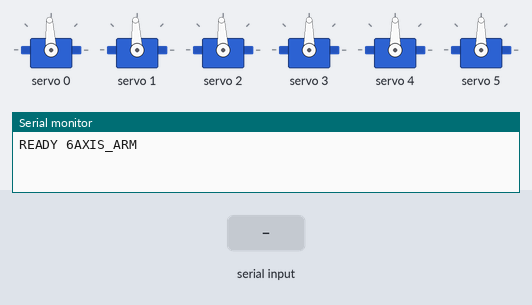
The sketch below on a simulated Arduino Uno, built with avr-gcc and run on an emulated ATmega328P. On the bench: 6 × servo, the last lines printed to the serial monitor. Inputs (shaded band) come from the test bench.

Above: at 1.7 s.
1.8 s: "J,,45\n" received over Serial
At 3.0 s:
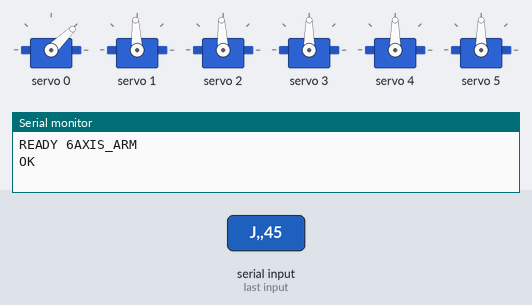
3.9 s: "P,90\n" received over Serial
At 6.6 s:
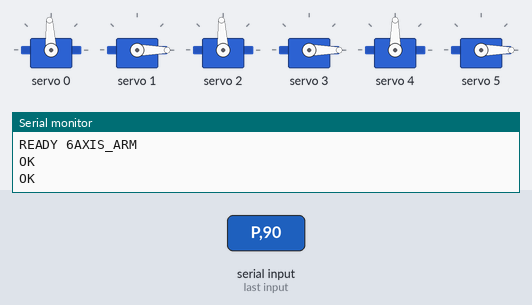
6.9 s: "H\n" received over Serial
At 7.42 s:
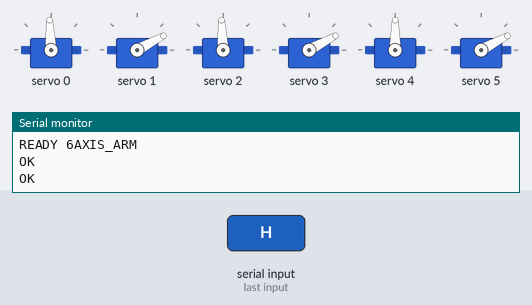
Timing chart, 0 to 10.0 s (numbered marks = the images above; inputs shaded):
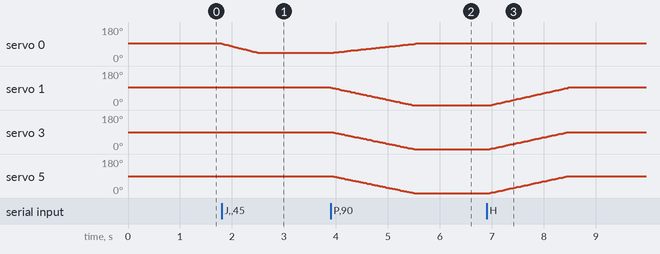

Measured:
- after the input at 1.8 s, servo 0: moves from 93° to 44° over 0.70 s, starting at once
- after the input at 3.9 s, servo 0: moves from 44° to 93° over 1.6 s, starting at once; servo 1: moves from 93° to 0° over 1.6 s, starting at once; servo 3, servo 5: moves from 90° to 0° over 1.6 s, starting at once
- after the input at 6.9 s, servo 1: moves from 0° to 93° over 1.5 s, starting after 0.09 s; servo 3, servo 5: moves from 0° to 90° over 1.5 s, starting after 0.06 s

The sketch:

arduino_6axis_arm.ino
```cpp
/*
 * 6-AXIS ROBOT ARM CONTROLLER
 * -----------------------------------------------------------
 * Arduino Uno + PCA9685 16-channel PWM/Servo driver (I2C)
 * 3x MG995 (high-torque: base, shoulder, elbow)
 * 3x SG90  (light-duty: wrist pitch, wrist roll, gripper)
 *
 * Wiring:
 *   Arduino UNO SDA (A4) -> PCA9685 SDA
 *   Arduino UNO SCL (A5) -> PCA9685 SCL
 *   Arduino UNO 5V       -> PCA9685 VCC (logic only, NOT V+)
 *   Arduino UNO GND      -> PCA9685 GND  (MUST share ground)
 *   PCA9685 V+ / servo rail -> external 5-6V, 3-5A supply
 *     (MG995 alone can pull >1A stalled; do NOT power servos
 *      from the Arduino 5V pin or from USB)
 *
 * Channel map (change PIN_* below if you wire differently):
 *   0 - Base rotation   (MG995)
 *   1 - Shoulder        (MG995)
 *   2 - Elbow           (MG995)
 *   3 - Wrist pitch     (SG90)
 *   4 - Wrist roll      (SG90)
 *   5 - Gripper         (SG90)
 *
 * Serial protocol (115200 baud, newline-terminated ASCII):
 *   P,a0,a1,a2,a3,a4,a5   -> move all 6 joints to these angles (0-180),
 *                            interpolated smoothly
 *   J,ch,angle            -> jog a single channel (0-5) to angle
 *   H                     -> go to home pose
 *   SPD,ms                -> set per-step delay in ms (lower = faster,
 *                            default 15ms). Keep >=10 for MG995 to limit
 *                            current spikes.
 *   ?                     -> print current pose
 *
 * Every accepted command replies "OK" ; unknown commands reply "ERR".
 * Requires: Adafruit PWM Servo Driver Library (Library Manager)
 * -----------------------------------------------------------
 */

#include <Wire.h>
#include <Adafruit_PWMServoDriver.h>

Adafruit_PWMServoDriver pwm = Adafruit_PWMServoDriver(0x40);

#define NUM_SERVOS 6
#define PIN_BASE      0
#define PIN_SHOULDER  1
#define PIN_ELBOW     2
#define PIN_WRIST_PITCH 3
#define PIN_WRIST_ROLL  4
#define PIN_GRIPPER   5

#define SERVO_FREQ 50  // analog servos run at 50 Hz

// Pulse-length calibration per channel, in PCA9685 12-bit ticks
// (4096 ticks per 20ms period @ 50Hz -> 1 tick = 4.88us)
// MG995 datasheet pulse range is wider/stronger than SG90; these are safe
// starting points -- tune per servo if travel looks clipped.
//                                 base  shldr  elbow  wpitch wroll  grip
int SERVO_MIN[NUM_SERVOS] = {     102,   102,   102,   105,   105,   105 }; // ~0 deg
int SERVO_MAX[NUM_SERVOS] = {     512,   512,   512,   500,   500,   500 }; // ~180 deg

// Home pose (degrees). Adjust to a safe, folded starting position for
// your specific arm geometry before powering the servo rail.
int homePose[NUM_SERVOS] = { 90, 90, 90, 90, 90, 90 };

int currentAngle[NUM_SERVOS];
int stepDelayMs = 15;

int angleToTicks(int channel, int angle) {
  angle = constrain(angle, 0, 180);
  return map(angle, 0, 180, SERVO_MIN[channel], SERVO_MAX[channel]);
}

void writeAngle(int channel, int angle) {
  pwm.setPWM(channel, 0, angleToTicks(channel, angle));
}

// Move all 6 servos from currentAngle[] to target[] together, one degree
// step at a time, so joints arrive roughly simultaneously and current
// draw stays smooth instead of every servo slamming at once.
void movePoseSmooth(int target[NUM_SERVOS]) {
  int steps = 0;
  for (int i = 0; i < NUM_SERVOS; i++) {
    int d = abs(target[i] - currentAngle[i]);
    if (d > steps) steps = d;
  }
  for (int s = 1; s <= steps; s++) {
    for (int i = 0; i < NUM_SERVOS; i++) {
      int start = currentAngle[i];
      int end = target[i];
      int d = end - start;
      if (d == 0) continue;
      int stepsForThis = abs(d);
      // proportional pacing so all joints finish together
      int a = start + (long)d * s / max(steps, stepsForThis == 0 ? 1 : steps);
      writeAngle(i, a);
    }
    delay(stepDelayMs);
  }
  for (int i = 0; i < NUM_SERVOS; i++) {
    writeAngle(i, target[i]);
    currentAngle[i] = target[i];
  }
}

void jogSmooth(int channel, int target) {
  int start = currentAngle[channel];
  int d = target - start;
  int steps = abs(d);
  for (int s = 1; s <= steps; s++) {
    int a = start + (d * s) / steps;
    writeAngle(channel, a);
    delay(stepDelayMs);
  }
  writeAngle(channel, target);
  currentAngle[channel] = target;
}

void printPose() {
  Serial.print("POSE");
  for (int i = 0; i < NUM_SERVOS; i++) {
    Serial.print(",");
    Serial.print(currentAngle[i]);
  }
  Serial.println();
}

void setup() {
  Serial.begin(115200);
  Wire.begin();
  pwm.begin();
  pwm.setPWMFreq(SERVO_FREQ);
  delay(500);

  for (int i = 0; i < NUM_SERVOS; i++) {
    currentAngle[i] = homePose[i];
    writeAngle(i, homePose[i]);
  }
  Serial.println("READY 6AXIS_ARM");
}

String inBuf = "";

void handleCommand(String line) {
  line.trim();
  if (line.length() == 0) return;

  if (line == "H") {
    movePoseSmooth(homePose);
    Serial.println("OK");
    return;
  }
  if (line == "?") {
    printPose();
    return;
  }
  if (line.startsWith("SPD,")) {
    int v = line.substring(4).toInt();
    if (v >= 2 && v <= 200) {
      stepDelayMs = v;
      Serial.println("OK");
    } else {
      Serial.println("ERR");
    }
    return;
  }
  if (line.startsWith("J,")) {
    // J,ch,angle
    int c1 = line.indexOf(',', 2);
    if (c1 < 0) { Serial.println("ERR"); return; }
    int ch = line.substring(2, c1).toInt();
    int ang = line.substring(c1 + 1).toInt();
    if (ch < 0 || ch >= NUM_SERVOS) { Serial.println("ERR"); return; }
    jogSmooth(ch, constrain(ang, 0, 180));
    Serial.println("OK");
    return;
  }
  if (line.startsWith("P,")) {
    // P,a0,a1,a2,a3,a4,a5
    int target[NUM_SERVOS];
    int idx = 2;
    for (int i = 0; i < NUM_SERVOS; i++) {
      int c = line.indexOf(',', idx);
      String tok = (i == NUM_SERVOS - 1) ? line.substring(idx)
                                          : line.substring(idx, c);
      if (tok.length() == 0) { Serial.println("ERR"); return; }
      target[i] = constrain(tok.toInt(), 0, 180);
      idx = c + 1;
    }
    movePoseSmooth(target);
    Serial.println("OK");
    return;
  }

  Serial.println("ERR");
}

void loop() {
  while (Serial.available()) {
    char c = Serial.read();
    if (c == '\n') {
      handleCommand(inBuf);
      inBuf = "";
    } else if (c != '\r') {
      inBuf += c;
    }
  }
}
```
